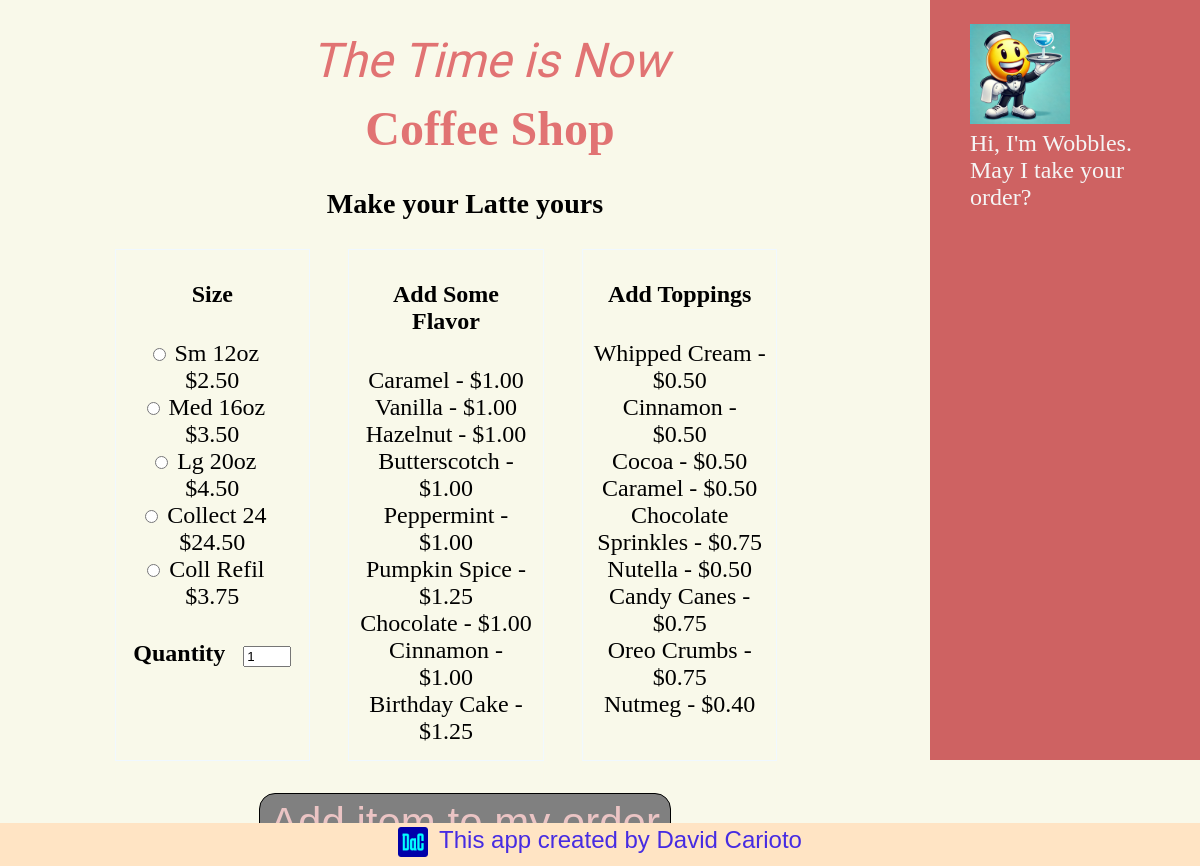
Screenshot of /pos/2 with the database file from the repository.
### pos/models.py (models this page shows, shortened)
class Drink(models.Model):
    drink_name = models.CharField(max_length=20)
    def __str__(self):
        return self.drink_name

class Size(models.Model):
    drink = models.ForeignKey(Drink, on_delete=models.CASCADE)
    size_name = models.CharField(max_length=20)
    size_cost = models.FloatField(default=1.00)
    def __str__(self):
        return self.size_name

class Flavor(models.Model):
    flavor_name = models.CharField(max_length=20)
    flavor_upcharge = models.FloatField(default=0.00)

class Topping(models.Model):
    topping_name = models.CharField(max_length=20)
    topping_upcharge = models.FloatField(default=0.00)

### pos/views.py (the view)
# urls.py: path("<int:drink_id>", views.build, name="build"),
def build(request, drink_id):
    if request.method == "POST":
        order = request.session.get("order", [])
        request.session["item_sequence"] += 1
        item_sequence = request.session["item_sequence"]
        selected_drink = request.POST.get("drink")
        drink = get_object_or_404(Drink, drink_name=selected_drink)
        selected_size = drink.size_set.get(pk=request.POST["size"])
        selected_flavors = request.POST.getlist("flavor")
        flavor_obs = Flavor.objects.filter(pk__in=selected_flavors)
        flav_prices = [
            {"name": flavor.flavor_name, "price": flavor.flavor_upcharge}
            for flavor in flavor_obs
        ]
        flav_cost_tot = sum(flavor["price"] for flavor in flav_prices)
        selected_toppings = request.POST.getlist("topping")
        topp_obs = Topping.objects.filter(pk__in=selected_toppings)
        topp_prices = [
            {"name": topping.topping_name, "price": topping.topping_upcharge}
            for topping in topp_obs
        ]
        topp_cost_tot = sum(topp["price"] for topp in topp_prices)
        quant = int(request.POST.get("quantity"))
        drink_tot = (flav_cost_tot + topp_cost_tot + selected_size.size_cost) * quant
        data = {
            "item_sequence": item_sequence,
            "drink": selected_drink,
            "size": selected_size.to_dict(),
            "flavors": flav_prices,
            "toppings": topp_prices,
            "quantity": quant,
            "total_cost": drink_tot,
        }
        order.append(data)
        request.session["order"] = order
        request.session.modified = True
        return render(request, "pos/success.html", {"data": data})
    else:
        drink = get_object_or_404(Drink.objects.filter(pk=drink_id))
        sizes = Size.objects.filter(drink=drink)
        flavors = Flavor.objects.all()
        toppings = Topping.objects.all()
        return render(
            request,
            "pos/build.html",
            {"drink": drink, "sizes": sizes, "flavor": flavors, "topping": toppings},
        )

### pos/context_processors.py (called while the page is built)
def current_order(request):
    order = request.session.get("order", [])
    subtot = 0
    for drink in order:
        subtot = subtot + float(drink["total_cost"])
    order_total = round(subtot * tax, 2)
    tax_amount = round(subtot * (tax - 1), 2)
    return {
        "current_order": order,
        "subtotal": subtot,
        "tax_amount": tax_amount,
        "order_total": order_total,
        "tax": ((tax - 1) * 100),
    }

### pos/templates/pos/build.html (shortened to what this page needs)
{% extends "pos/base.html" %}
{% load static %}
{% block styles %}<link rel="stylesheet" href="{% static 'pos/build.css' %}">{% endblock %}
{% block content %}
    <h3>Make your {{drink.drink_name}} yours</h2>
        <form method='post' id="formblock">
              <div id="extrasdiv">
                <div class='indiv'>
                  {% if sizes %}
                  <h4>Size</h4>
                  {% for size in sizes %}
                  <input type="radio"  name="size" id="{{size.id}}" value="{{size.id}}" required>
                  <label for="{{size.id}}" id="sizelist" >{{size}}   &nbsp&nbsp  ${{size.size_cost|floatformat:2}} </label><br>
                  {% endfor %}
                  {% endif %}
                  <p id="quantlab">Quantity &nbsp&nbsp<input type="number" name="quantity" value="1" min="1" max="9"></p>
                  <br>
                </div>
                <div class='indiv'>
                  <h4>Add Some Flavor</h4>
                  {% if flavor %}
                  {% for flav in flavor %}
                  <label for="flavor_{{flav.id}}" class="flav_lab">{{flav.flavor_name}} - ${{flav.flavor_upcharge|floatformat:2}}</label><br>
                  {% endfor %}
                  {% else %}
                  <p>No flavors are currently available</p>
                  {% endif %}
                </div>
                <div class='indiv'>
                  <h4>Add Toppings</h4>
                  {% if topping %}
                  {% for topp in topping%}
                  <label for="topping_{{topp.id}}" class="topp_lab">{{topp.topping_name}} - ${{ topp.topping_upcharge|floatformat:2}}</label><br>
                  {% endfor %}
                  {% else %}
                  <p>No toppings are currently available</p>
                  {% endif %}
                </div>
              </div>
            <br>
            <div id="subdiv">
            </div>
          </form>
{% endblock %}

### pos/templates/pos/base.html (shortened to what this page needs)
<!DOCTYPE html>
<html lang="en">
{% load static %}
<head>
    <link rel="stylesheet" href="../../static/pos/base.css">
    {% block styles %}{% endblock %}
</head>
<body>
    <header>
        <h1 id="shopname">The Time is Now</h1>
        <h1 id="myhead">Coffee Shop</h1>
    </header>
    <div id="layout">
        <aside id="sidebar">
            {% if current_order %}
            <div id="imagediv">
                <figure>
                    <img src='../../static/pos/Wobbles2.webp' alt='Wobbles the Waiter'
                    class='wobbles_intro' />
                    <figcaption>A fine choice!</figcaption>
                </figure>
            </div>
            <h2 id="orderlabel">Your Order</h2>
            <ul>
            {% for drink in current_order%}
            <li id="side_drinks">{{drink.quantity}} {{drink.drink}} = ${{drink.total_cost|floatformat:2}}</li>
                {% endfor %}
            </ul>
            <div id="aside_total">
                   <div class="order-item">
                      <span>Subtotal:</span>
                      <span> ${{subtotal|floatformat:2}}</span>
                    </div>
                    <div class="order-item">
                      <span>Tax:</span>
                      <span> ${{tax_amount}}</span>
                    </div>
                    <div class="order-item total">
                      <span>Total:</span>
                      <span> ${{order_total|floatformat:2}}</span>
                    </div>
                  </div>
            </div>
            {% else %}
            <div id="imagediv">
                <figure>
                    <img src='../../static/pos/Wobbles1.webp' alt='Wobbles the Waiter'
                    class='wobbles_intro' />
                    <figcaption>Hi, I'm Wobbles.  May I take your order?</figcaption>
                </figure>
            </div>
            {% endif %}
        </aside>
    </div>
    <main>
        {% block content %}{% endblock %}
    </main>
</body>
<footer>
    <div class='footdiv'>
       <img src='../../static/pos/foot_logo.png' alt='Site Logo'
        class='footimg' />
        <span class='footnote'>
        This app created by David Carioto
        </span>
        </div>
</footer>
</html>

### pos/static/pos/base.css (style rules this page uses)
:root { background-color: rgb(249, 249, 234); color: black; font-size: 1.5rem; }
#shopname { font-family: "Oi", serif; font-weight: 400; font-style: normal; }
#sidebar { height: 95vh; width: 270px; position: fixed; z-index: 1; top: 0; right: 0; background-color: #ce6262; color: whitesmoke; overflow-x: hidden; }
main { margin-right: 270px; }
#imagediv { max-width: fit-content; margin-left: auto; margin-right: auto; }
.wobbles_intro { width: 100px; }
.footdiv { position: fixed; bottom: 0; left: 0; width: 100%; height: 5vh; background-color: bisque; text-align: center; padding-top: 3px; }
#myhead, #shopname { text-align: center; color: rgb(225, 115, 115); margin-right: 220px; }
#shopname { font-style: italic; }
#myhead { margin-top: -20px; }
.footimg { height: 30px; vertical-align: middle; }
.footnote { margin-left: 5px; font-family: Arial, Helvetica, sans-serif; color: rgb(70, 43, 226); }

### pos/static/pos/build.css (style rules this page uses)
#sizelist { display: inline-flexbox; }
#quantlab { font-weight: bold; margin-top: 30px; }
#extrasdiv { display: flex; justify-content: center; margin: 0 auto; text-align: center; }
#subdiv { display: flex; justify-content: center; align-items: center; }
.indiv { margin-right: 38px; border: 1px solid aliceblue; padding: 0 10px 15px 10px; width: 19%; }
h3 { text-align: center; }

### rows the page displays
Drink: drink_name "Latte"
Size: size_name "Sm 12oz", size_cost "2.50"
Size: size_name "Med 16oz", size_cost "3.50"
Size: size_name "Lg 20oz", size_cost "4.50"
Size: size_name "Collect 24", size_cost "24.50"
Size: size_name "Coll Refil", size_cost "3.75"
Flavor: flavor_name "Caramel", flavor_upcharge "1.00"
Flavor: flavor_name "Vanilla", flavor_upcharge "1.00"
Flavor: flavor_name "Hazelnut", flavor_upcharge "1.00"
Flavor: flavor_name "Butterscotch", flavor_upcharge "1.00"
Flavor: flavor_name "Peppermint", flavor_upcharge "1.00"
Flavor: flavor_name "Pumpkin Spice", flavor_upcharge "1.25"
Flavor: flavor_name "Chocolate", flavor_upcharge "1.00"
Flavor: flavor_name "Cinnamon", flavor_upcharge "1.00"
Flavor: flavor_name "Birthday Cake", flavor_upcharge "1.25"
Topping: topping_name "Whipped Cream", topping_upcharge "0.50"
Topping: topping_name "Cinnamon", topping_upcharge "0.50"
Topping: topping_name "Cocoa", topping_upcharge "0.50"
Topping: topping_name "Caramel", topping_upcharge "0.50"
Topping: topping_name "Chocolate Sprinkles", topping_upcharge "0.75"
Topping: topping_name "Nutella", topping_upcharge "0.50"
Topping: topping_name "Candy Canes", topping_upcharge "0.75"
Topping: topping_name "Oreo Crumbs", topping_upcharge "0.75"
Topping: topping_name "Nutmeg", topping_upcharge "0.40"
